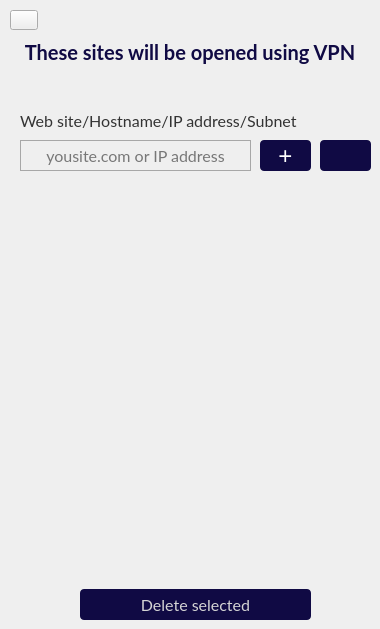
     <widget class="QWidget" name="page_sites">
      <property name="styleSheet">
       <string notr="true">/*QListView {
    outline: 0;
    background: transparent;
    border: none;
	gridline-color: darkgray;
}

QListView::item
{
    padding-left: 5px;
    border: none;
    color: #181922;
}

QListView::item:disabled
{
    padding-left: 5px;
    border: none;
    color: #181922;
}

QListView::item:selected {
    border: none;
    background: rgba(167, 167, 167, 0.1);
    color: #181922;
}
*/</string>
      </property>
      <widget class="QPushButton" name="pushButton_back_from_sites">
       <property name="geometry">
        <rect>
         <x>10</x>
         <y>10</y>
         <width>28</width>
         <height>20</height>
        </rect>
       </property>
       <property name="cursor">
        <cursorShape>PointingHandCursor</cursorShape>
       </property>
       <property name="styleSheet">
        <string notr="true">QPushButton {
	image: url(:/images/arrow_right.png);
	image-position: left;
	text-align: left;
    /*font: 17pt &quot;Ancient&quot;;*/

	padding: 1px;
	image: url(:/images/arrow_left.png);
}
QPushButton:hover {
	padding: 0px;
}

</string>
       </property>
       <property name="text">
        <string/>
       </property>
      </widget>
      <widget class="QLabel" name="label_20">
       <property name="geometry">
        <rect>
         <x>10</x>
         <y>0</y>
         <width>360</width>
         <height>0</height>
        </rect>
       </property>
       <property name="text">
        <string>List of the most popular prohibited sites</string>
       </property>
       <property name="alignment">
        <set>Qt::AlignCenter</set>
       </property>
       <property name="wordWrap">
        <bool>true</bool>
       </property>
      </widget>
      <widget class="QLabel" name="label_sites_add_custom">
       <property name="enabled">
        <bool>true</bool>
       </property>
       <property name="geometry">
        <rect>
         <x>20</x>
         <y>40</y>
         <width>340</width>
         <height>60</height>
        </rect>
       </property>
       <property name="styleSheet">
        <string notr="true">font-family: Lato;
font-style: normal;
font-weight: bold;
font-size: 20px;
line-height: 25px;
color: #100A44;
</string>
       </property>
       <property name="text">
        <string>These sites will be opened using VPN</string>
       </property>
       <property name="alignment">
        <set>Qt::AlignHCenter|Qt::AlignTop</set>
       </property>
       <property name="wordWrap">
        <bool>true</bool>
       </property>
      </widget>
      <widget class="QLineEdit" name="lineEdit_sites_add_custom">
       <property name="geometry">
        <rect>
         <x>20</x>
         <y>140</y>
         <width>231</width>
         <height>31</height>
        </rect>
       </property>
       <property name="font">
        <font>
         <family>Lato</family>
         <pointsize>-1</pointsize>
         <weight>50</weight>
         <italic>false</italic>
         <bold>false</bold>
        </font>
       </property>
       <property name="styleSheet">
        <string notr="true">QLineEdit {
    border: none;

    font-size: 16px;
	background:transparent;

    selection-background-color: darkgray;
    border: 1px solid #A7A7A7;
}</string>
       </property>
       <property name="text">
        <string/>
       </property>
       <property name="alignment">
        <set>Qt::AlignCenter</set>
       </property>
       <property name="placeholderText">
        <string>yousite.com or IP address</string>
       </property>
      </widget>
      <widget class="QPushButton" name="pushButton_sites_add_custom">
       <property name="enabled">
        <bool>true</bool>
       </property>
       <property name="geometry">
        <rect>
         <x>260</x>
         <y>140</y>
         <width>51</width>
         <height>31</height>
        </rect>
       </property>
       <property name="cursor">
        <cursorShape>PointingHandCursor</cursorShape>
       </property>
       <property name="styleSheet">
        <string notr="true">QPushButton {
background: #100A44;
border-radius: 4px;
font-size: 24px;
color: white
}
QPushButton:hover {
background: #211966;
}</string>
       </property>
       <property name="text">
        <string>+</string>
       </property>
      </widget>
      <widget class="QLabel" name="label_3">
       <property name="geometry">
        <rect>
         <x>20</x>
         <y>110</y>
         <width>311</width>
         <height>21</height>
        </rect>
       </property>
       <property name="styleSheet">
        <string notr="true">font-family: Lato;
font-style: normal;
font-weight: normal;
font-size: 16px;
line-height: 150%;

/* identical to box height, or 24px */

/* text */
color: #333333;</string>
       </property>
       <property name="text">
        <string>Web site/Hostname/IP address/Subnet</string>
       </property>
      </widget>
      <widget class="QTableView" name="tableView_sites">
       <property name="geometry">
        <rect>
         <x>20</x>
         <y>200</y>
         <width>341</width>
         <height>371</height>
        </rect>
       </property>
       <property name="styleSheet">
        <string notr="true">QTableView {
    background: transparent;
	gridline-color: transparent;

    border: none;
	outline: none;
    show-decoration-selected: 1; 
}

QTableView::item
{
  padding-left: 5px;
  border-top: 1px solid lightgray;
  color: #181922;
}

QTableView::item::selected
{
  border: 0px;
  padding-left: 5px;
  background-color: rgb(99, 180, 251);
  border: : rgb(99, 180, 251);
}</string>
       </property>
       <property name="selectionMode">
        <enum>QAbstractItemView::ExtendedSelection</enum>
       </property>
       <property name="selectionBehavior">
        <enum>QAbstractItemView::SelectRows</enum>
       </property>
       <property name="showGrid">
        <bool>false</bool>
       </property>
       <property name="gridStyle">
        <enum>Qt::NoPen</enum>
       </property>
       <property name="cornerButtonEnabled">
        <bool>false</bool>
       </property>
       <attribute name="horizontalHeaderVisible">
        <bool>false</bool>
       </attribute>
       <attribute name="verticalHeaderVisible">
        <bool>false</bool>
       </attribute>
      </widget>
      <widget class="QPushButton" name="pushButton_sites_delete">
       <property name="geometry">
        <rect>
         <x>80</x>
         <y>589</y>
         <width>231</width>
         <height>31</height>
        </rect>
       </property>
       <property name="cursor">
        <cursorShape>PointingHandCursor</cursorShape>
       </property>
       <property name="styleSheet">
        <string notr="true">QPushButton {
color:rgb(212, 212, 212);
border-radius: 4px;

font-family: Lato;
font-style: normal;
font-weight: normal;
font-size: 16px;
line-height: 21px;

background: #100A44;
border-radius: 4px;
}
QPushButton:hover {
background: #211966;
}</string>
       </property>
       <property name="text">
        <string>Delete selected</string>
       </property>
      </widget>
      <widget class="QPushButton" name="pushButton_sites_import">
       <property name="enabled">
        <bool>true</bool>
       </property>
       <property name="geometry">
        <rect>
         <x>320</x>
         <y>140</y>
         <width>51</width>
         <height>31</height>
        </rect>
       </property>
       <property name="cursor">
        <cursorShape>PointingHandCursor</cursorShape>
       </property>
       <property name="styleSheet">
        <string notr="true">QPushButton {
background: #100A44;
border-radius: 4px;
padding: 5px;
image: url(:/images/folder.png);
}
QPushButton:hover {
background: #211966;
}</string>
       </property>
       <property name="text">
        <string/>
       </property>
      </widget>
     </widget>
